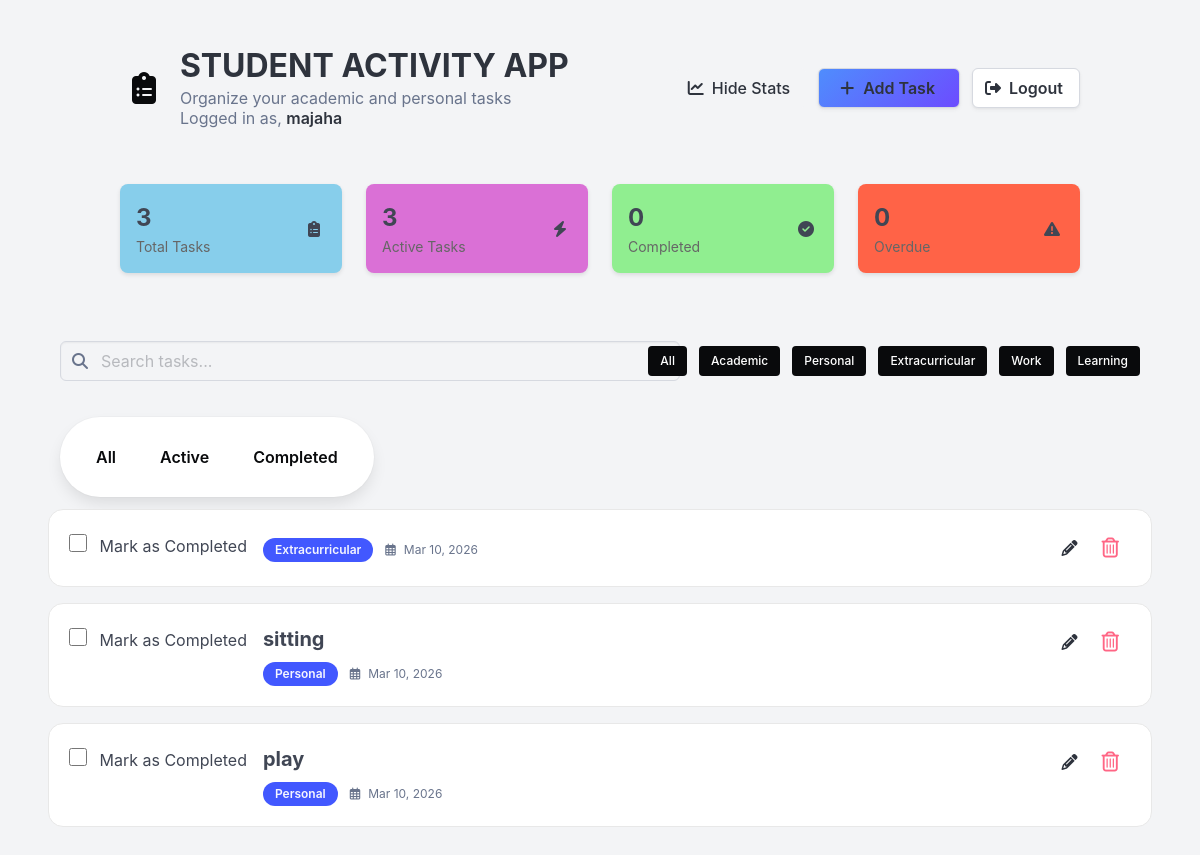
Page / (signed in) on the earlier database version.
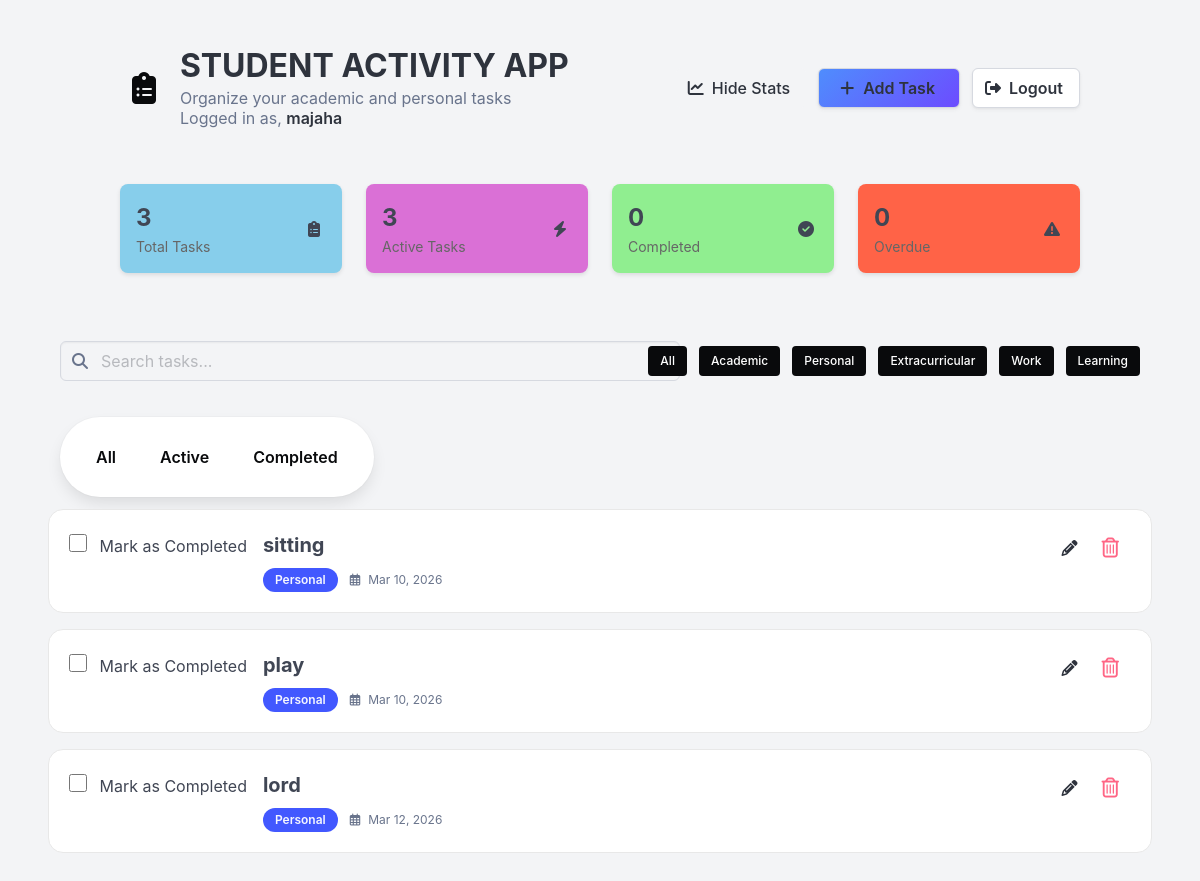
Same page on the later database version.
### app/model/model.py (models this page shows, shortened)
class User(db.Model, UserMixin):
    __tablename__ = "users"
    id: Mapped[int] = mapped_column(primary_key=True)
    username: Mapped[str] = mapped_column(nullable=False, unique=True)
    password: Mapped[str] = mapped_column(nullable=False)
    email: Mapped[str] = mapped_column(nullable=False)

class Task(db.Model):
    __tablename__ = "tasks"
    id: Mapped[int] = mapped_column(primary_key=True)
    task: Mapped[str] = mapped_column(nullable=False)
    user_id: Mapped[int | None] = mapped_column(ForeignKey("users.id"))
    completed: Mapped[bool] = mapped_column(default=False)
    category_id: Mapped[int | None] = mapped_column(
        ForeignKey("categories.id"), nullable=True
    )
    deadline: Mapped[datetime | None] = mapped_column(DateTime, nullable=True)
    notes: Mapped[str | None] = mapped_column(String, nullable=True)
    category = relationship("Category", back_populates="tasks")
    user: Mapped["User"] = relationship("User", backref="tasks")

class Category(db.Model):
    __tablename__ = "categories"
    id: Mapped[int] = mapped_column(primary_key=True)
    cat_name: Mapped[str] = mapped_column(nullable=False)
    user_id: Mapped[int | None] = mapped_column(ForeignKey("users.id"))
    tasks = relationship("Task", back_populates="category")

### app/routes/route.py (the view)
@main.route("/")
@login_required
def index():
    tasks = Task.query.filter_by(
        user_id=current_user.id
    ).all()  # get tasks from database
    completed = Task.query.filter_by(completed=True).count()  # count completed tasks
    return render_template(
        "index.html", user=current_user, tasks=tasks, completed=completed
    )

### app/__init__.py (called while the page is built)
def create_app():
    app = Flask(__name__)
    app.config["SQLALCHEMY_DATABASE_URI"] = "sqlite:///student.db"
    app.config["SECRET_KEY"] = "secret"
    app.config["SQLALCHEMY_TRACK_MODIFICATIONS"] = False
    db.init_app(app)
    login_manager.init_app(app)
    migrate.init_app(app, db)
    login_manager.login_view = "auth.login"
    app.register_blueprint(auth_bp)
    app.register_blueprint(main)
    app.register_blueprint(cat_bp, url_prefix="/category")
    from .model import User
    @login_manager.user_loader
    def load_user(user_id):
        return db.session.get(User, int(user_id))
    return app

### app/templates/index.html
{%extends 'base.html'%} {%include 'navbar.html'%} {%include 'main.html'%}
{%block content%}
<div class="columns is-vcentered mt-2 px-3">
    <div class="column is-7">{% include 'search.html' %}</div>
    <div class="column is-5">{% include 'category.html' %}</div>
</div>
<div class="column is-5">
    <div
        class="box is-flex is-align-items-center"
        style="border-radius: 999px; width: fit-content"
    >
        {% include 'status.html' %}
    </div>
</div>
{% include 'add_tasks.html' %} {% endblock %}

### app/templates/base.html (shortened to what this page needs)
<!doctype html>
<html>
    <head>
        <link
            rel="stylesheet"
            href="https://cdn.jsdelivr.net/npm/bulma@1.0.4/css/bulma.min.css"
        />
        <link
            rel="stylesheet"
            href="https://cdnjs.cloudflare.com/ajax/libs/font-awesome/6.5.1/css/all.min.css"
        />
    </head>
    <body class="has-background-light">
        <section class="section">{% block content %} {% endblock %}</section>
    </body>
</html>

### app/templates/navbar.html (shortened to what this page needs)
{%extends 'base.html'%}{%block content%}
<div class="container">
    <nav class="level">
        <div class="left-left">
            <div class="level-item">
                <span class="icon is-large has-text-black mr-3">
                    <i class="fas fa-clipboard-list fa-2x"></i>
                </span>
                <div>
                    <h1 class="title is-3 has-text-weight-bold mb-0">
                        STUDENT ACTIVITY APP
                    </h1>
                    <p class="subtitle is-6 has-text-grey mt-1">
                        Organize your academic and personal tasks {%if
                        current_user.is_authenticated %}
                        <br />
                        Logged in as,
                        <strong>{{ current_user.username }}</strong>
                        {% endif %}
                    </p>
                </div>
            </div>
        </div>
        <div class="level-right">
            <div class="level-item buttons">
                <button class="button stats-btn is-light is-rectangle px-4">
                    <span class="icon">
                        <i class="fas fa-chart-line"></i>
                    </span>
                    <span>Hide Stats</span>
                </button>
                <a
                    href="{{ url_for('main.task') }}"
                    class="button add-task-btn is-rectangle px-5"
                >
                    <span class="icon">
                        <i class="fas fa-plus"></i>
                    </span>
                    <span class="has-text-weight-semibold">Add Task</span>
                </a>
                <a
                    href="{{ url_for('auth.logout') }}"
                    class="button log-out-btn is-rectangle px-4"
                >
                    <span class="icon">
                        <i class="fas fa-sign-out-alt"></i>
                    </span>
                    <span class="has-text-weight-semibold">Logout</span>
                </a>
            </div>
        </div>
        {%endblock%}

### app/templates/main.html (shortened to what this page needs)
<section class="container mt-2">
    <div class="columns is-mobile is-multiline">
        <div class="column is-3">
            <div class="stat-card blue">
                <div>
                    <p class="stat-number">{{ tasks|length }}</p>
                    <p class="stat-text">Total Tasks</p>
                </div>
                <span class="icon">
                    <i class="fas fa-clipboard-list"></i>
                </span>
            </div>
        </div>
        <div class="column is-3">
            <div class="stat-card purple">
                <div>
                    <p class="stat-number">{{ tasks|length }}</p>
                    <p class="stat-text">Active Tasks</p>
                </div>
                <span class="icon">
                    <i class="fas fa-bolt"></i>
                </span>
            </div>
        </div>
        <div class="column is-3">
            <div class="stat-card green">
                <div>
                    <p class="stat-number">0</p>
                    <p class="stat-text">Completed</p>
                </div>
                <span class="icon">
                    <i class="fas fa-check-circle"></i>
                </span>
            </div>
        </div>
        <div class="column is-3">
            <div class="stat-card red">
                <div>
                    <p class="stat-number">0</p>
                    <p class="stat-text">Overdue</p>
                </div>
                <span class="icon">
                    <i class="fas fa-exclamation-triangle"></i>
                </span>
            </div>
        </div>
    </div>
</section>

### app/templates/search.html (shortened to what this page needs)
<div class="field">
    <div class="control has-icons-left">
        <input
            class="input is-rectangle has-background-light"
            type="text"
            name="search"
            placeholder="Search tasks..."
            hx-get="{{ url_for('main.search') }}"
            hx-trigger="keyup changed delay:300ms"
            hx-target="#task-results"
            hx-swap="innerHTML"
        />
        <span class="icon is-left has-text-grey">
        </span>
    </div>
</div>

### app/templates/category.html
<div class="container">
    <div class="level-right">
        <div class="level-item">
            <div class="buttons">
                <a href="#" class="button is-black is-small"> All </a>
                <a href="#" class="button is-black is-small"> Academic </a>
                <a href="#" class="button is-black is-small"> Personal </a>
                <a href="#" class="button is-black is-small">
                    Extracurricular
                </a>
                <a href="#" class="button is-black is-small">Work</a>
                <a href="#" class="button is-black is-small">Learning</a>
            </div>
        </div>
    </div>
</div>

### app/templates/status.html
<div class="container">
    <div class="buttons is-right">
        <button
            class="button is-white is-rounded px-4 has-text-weight-semibold"
        >
            All
        </button>
        <button
            class="button is-white is-rounded px-4 has-text-weight-semibold"
        >
            Active
        </button>
        <button
            class="button is-white is-rounded px-4 has-text-weight-semibold"
        >
            Completed
        </button>
    </div>
</div>

### app/templates/add_tasks.html (shortened to what this page needs)
<div id="tasks-container">
    {% for task in tasks %}
    <div
        class="box is-shadowless mb-4"
        style="border: 1px solid #e8e8e8; border-radius: 15px; padding: 1.25rem"
    >
        <div
            class="is-flex is-justify-content-space-between is-align-items-start"
        >
            <div class="is-flex is-align-items-start">
                <div class="mr-4 mt-1">
                    <input
                        type="checkbox"
                        name="completed"
                        class="is-clickable"
                        style="width: 18px; height: 18px; cursor: pointer; border-radius: 4px;"
                        hx-post="{{ url_for('main.toggle', task_id=task.id) }}"
                        hx-swap="none"
                        hx-trigger="change"
                    />
                    <label class="ml-2">
                        {% if task.completed %}
                            Completed Task
                        {% else %}
                            Mark as Completed
                        {% endif %}
                    </label>
                </div>
                <div>
                    <h3 class="has-text-weight-bold is-dark is-size-5 mb-2">
                        {{ task.task }}
                    </h3>
                    <div class="is-flex is-align-items-center">
                        <span
                            class="tag is-link is-rounded has-text-weight-semibold mr-3 px-3"
                        >
                            {{ task.category.cat_name if task.category else
                            'Uncategorized' }}
                        </span>
                        <span
                            class="has-text-grey is-size-7 is-flex is-align-items-center"
                        >
                            <i class="far fa-calendar-alt mr-2"></i>
                            {{ task.deadline.strftime('%b %d, %Y') if
                            task.deadline else 'No deadline' }}
                        </span>
                    </div>
                </div>
            </div>
            <div class="is-flex">
                <a href="{{ url_for('main.update_task', task_id=task.id) }}"
                <button class="button is-white has-text-dark p-2 mx-1">
                    <i class="fa-solid fa-pencil is-size-6"></i>
                </a>
                <form action="{{ url_for('main.delete', task_id=task.id) }}" method="POST">
                    <button type="submit" class="button is-white has-text-danger p-2 mx-1">
                        <i class="fa-regular fa-trash-can is-size-5"></i>
                    </button>
                </form>
            </div>
        </div>
    </div>
    {% endfor %}
</div>

### app/templates/navbar.html (style rules this page uses)
.add-task-btn { background: linear-gradient(135deg, #4f8dfd, #6c4cff); color: white; border: none; }
.log-out-btn { background: linear-gradient(135deg, #ffffff); color: white; border: none; }
.stats-btn { background: linear-gradient(135deg, #ffffff); color: white; border: none; }

### app/templates/main.html (style rules this page uses)
.stat-card { display: flex; align-items: center; justify-content: space-between; padding: 1rem; border-radius: 0.5rem; box-shadow: 0 2px 4px rgba(0, 0, 0, 0.1); }
.stat-number { font-size: 1.5rem; font-weight: bold; }
.stat-text { font-size: 0.875rem; color: #666; }
.blue { background-color: #87ceeb; }
.purple { background-color: #da70d6; }
.green { background-color: #90ee90; }
.red { background-color: #ff6347; }

Differences in the rows shown:
removed Task: shows "Mark as Completed", category "Extracurricular", deadline "Mar 10, 2026"
added Task: shows "Mark as Completed", task "lord", category "Personal", deadline "Mar 12, 2026"
